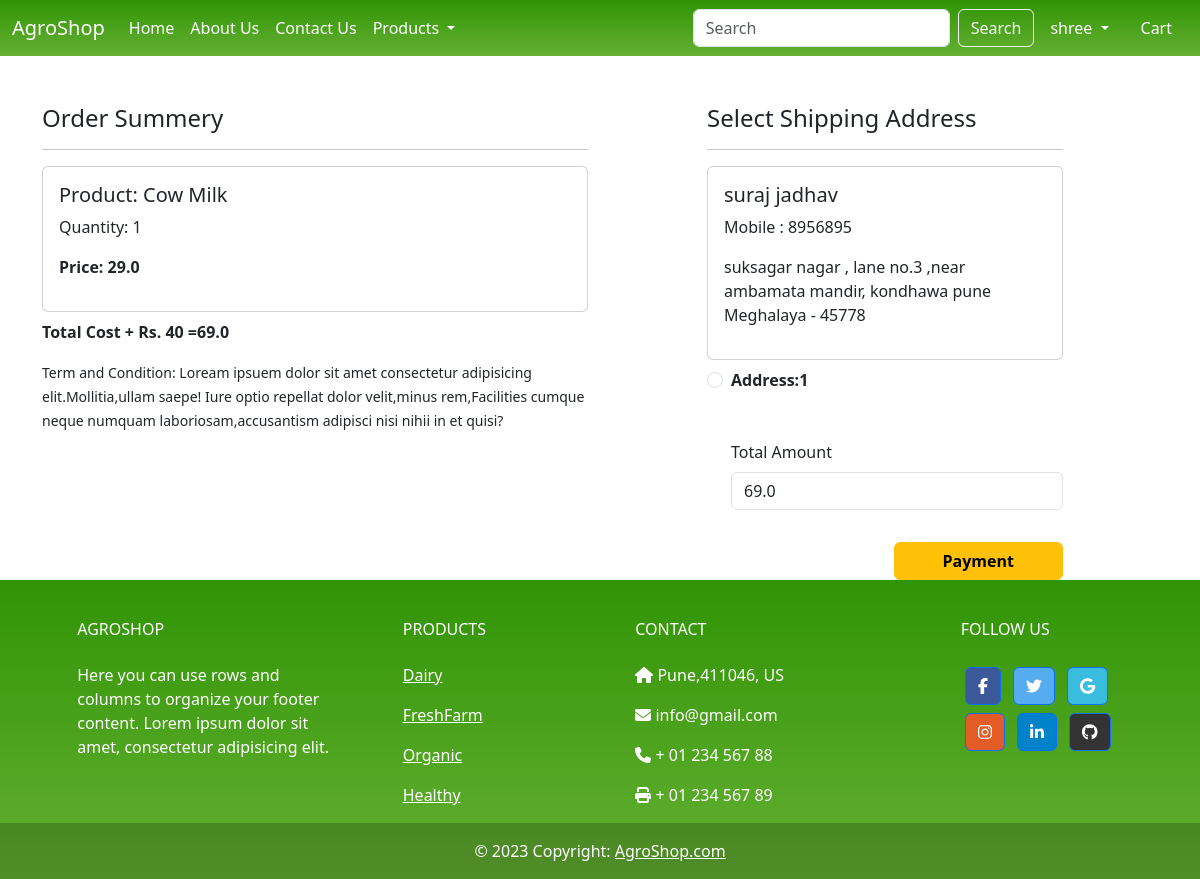
Screenshot of /checkout/ (signed in) with the database file from the repository.
### app/models.py (models this page shows, shortened)
class Cart(models.Model):
    user = models.ForeignKey(User,on_delete=models.CASCADE)
    product=models.ForeignKey(Product,on_delete=models.CASCADE)
    quantity=models.PositiveIntegerField(default=1)

class Product(models.Model):
    title = models.CharField(max_length=100)
    selling_price = models.FloatField()
    discounted_price = models.FloatField()
    description = models.TextField(default='')
    composition = models.TextField(default='')
    prodapp = models.TextField(default='')
    category = models.CharField(choices=CATEGORY_CHOICES, max_length=2)
    product_image = models.ImageField(upload_to='product')

class Customer(models.Model):
    user = models.ForeignKey(User,on_delete=models.CASCADE)
    name = models.CharField(max_length=200)
    locality = models.CharField(max_length=200)
    city = models.CharField(max_length=50)
    mobile = models.IntegerField(default=0)
    zipcode = models.IntegerField()
    state  = models.CharField(choices=STATE_CHOICES, max_length=100)

### app/views.py (the view, shortened to what this page needs)
# urls.py: path('checkout/',views.checkout.as_view(),name='checkout'),
@method_decorator(login_required,name='dispatch')
class checkout(views.View):
    def get(self, request):
        user = request.user
        add = Customer.objects.filter(user=user)
        cart_items = Cart.objects.filter(user=user)
        famount = 0
        for p in cart_items:
            value = p.quantity * p.product.discounted_price
            famount = famount + value
        totalamount = famount + 40
        razoramount = int(totalamount * 100)
        client = razorpay.Client(auth=(settings.RAZOR_KEY_ID,settings.RAZOR_KEY_SECRET))
        data ={"amount":razoramount,"currency":"INR","receipt":"order_rcptid_12"}
        payment_response = client.order.create(data=data)
        print(payment_response)
        order_id = payment_response['id']
        order_status = payment_response['status']
        return render(request,'app/checkout.html',locals())

### app/templates/app/checkout.html (shortened to what this page needs)
{% extends 'app/base.html' %}
{% load static %}
{% block main-content %}
<div class="container">
 <div class="row mt-5">
   <div class="col-sm-6">
     <h4>Order Summery</h4>
     <hr>
     {% for item in cart_items %}
       <div class="card mb-2">
        <div class="card-body">
            <h5>Product: {{item.product.title}}</h5>
            <p>Quantity: {{item.quantity}}</p>
            <p class="fw-bold">Price: {{item.product.discounted_price}}</p>
        </div>
    </div>
    {% endfor %}
    <p class="fw-bold">Total Cost + Rs. 40 ={{totalamount}}</p>
    <small>Term and Condition: Loream ipsuem dolor sit amet consectetur adipisicing elit.Mollitia,ullam saepe! Iure optio repellat dolor velit,minus rem,Facilities cumque neque numquam laboriosam,accusantism adipisci nisi nihii in et quisi?</small>
</div>
<div class="col-sm-4 offset-sm-1">
    <h4>Select Shipping Address</h4>
    <hr>
    <form method="post" id="myform">
        {% for ad in add %}
        <div class="card">
            <div class="card-body">
                <h5>{{ad.name}}</h5>
                <p>Mobile  : {{ad.mobile}}</p>
                <p>{{ad.locality}} {{ad.city}} {{ad.state}} - {{ad.zipcode}}</p>
            </div>
        </div>
        <div class="form-check mt-2 mb-5">
            <input class="form-check-input" type="radio" name="custid" id="custadd{{forloop.counter}}" value="{{ad.id}}">
            <label class="form-check-label fw-bold" for="custadd{{forloop.counter}}">
                Address:{{forloop.counter}}</label>
        </div>
        {% endfor %}
         <div class="form-check mb-3">
            <label for="totalamount" class="form-label">Total Amount</label>
            <input type="number" class="form-control" name="totalamount" value={{totalamount}} readonly>
         </div>
         <div class="text-end">
            <button id="rzp-button1" type="submit" class="btn btn-warning mt-3 px-5 fw-bold">Payment</button>
           </div>
        </form>
      </div>
   </div>
</div>
{% endblock main-content %}

### app/templates/app/base.html (shortened to what this page needs)
<!DOCTYPE html>
{% load static %}
<html lang="en">
<head>
    <link href="https://cdn.jsdelivr.net/npm/bootstrap@5.3.0-alpha1/dist/css/bootstrap.min.css" rel="stylesheet">
    <link rel="stylesheet" href="{% static 'app/css/owl.carousel.min.css' %}">
    <link rel="stylesheet" href="{% static 'app/css/all.min.css' %}">
    <link rel="stylesheet" href="{% static 'app/css/style.css' %}">
</head>
<body>
    <nav class="navbar navbar-expand-lg navbar-dark bkgn">
        <div class="container-fluid">
          <a class="navbar-brand" href="#">AgroShop</a>
          <div class="collapse navbar-collapse" id="navbarSupportedContent">
            <ul class="navbar-nav me-auto mb-2 mb-lg-0">
              {% if request.user.is_authenticated %}
              <li class="nav-item">
                <a class="nav-link active" aria-current="page" href="/">Home</a>
              </li>
              <li class="nav-item">
                <a class="nav-link text-white" href="{% url 'about' %}">About Us</a>
              </li>
              <li class="nav-item">
                <a class="nav-link text-white" href="{% url 'contact' %}">Contact Us</a>
              </li>
              <li class="nav-item dropdown">
                <a class="nav-link text-white dropdown-toggle" href="#" id="navbarDropdown" role="button" data-bs-toggle="dropdown" aria-expanded="false">
                 Products
                </a>
              </li>
            </ul>
            <form class="d-flex" action="/search">
              <input class="form-control me-2" type="search" placeholder="Search" name="search" aria-label="Search">
              <button class="btn btn-outline-light" type="submit">Search</button>
            </form>
          <ul class="navbar-nav mb-2 mb-lg-0">
            <li class="nav-item dropdown mx-2">
                <a class="nav-link dropdown-toggle text-white" href="#" id="profileDropdown" role="button" data-bs-toggle="dropdown" aria-expanded="false">
                  {{request.user}}
                </a>
            </li>
            <li class="nav-item  mx-2">
              <a class="nav-link text-white" href="{% url 'showcart' %}">Cart</a>
            </li>
          </div>
            {% endif %}
        </div>
      </nav>
{% block main-content %}{% endblock main-content %}
<div >
  <footer
          class="text-center text-lg-start bkgn text-white"
          style="background-color: #929fba"
          >
    <div class="container p-4 pb-0">
      <section class="">
        <div class="row">
          <div class="col-md-3 col-lg-3 col-xl-3 mx-auto mt-3">
            <h6 class="text-uppercase mb-4 font-weight-bold">
              AgroShop
            </h6>
            <p>
              Here you can use rows and columns to organize your footer
              content. Lorem ipsum dolor sit amet, consectetur adipisicing
              elit.
            </p>
          </div>
          <div class="col-md-2 col-lg-2 col-xl-2 mx-auto mt-3">
            <h6 class="text-uppercase mb-4 font-weight-bold">Products</h6>
            <p>
              <a class="text-white">Dairy</a>
            </p>
            <p>
              <a class="text-white">FreshFarm</a>
            </p>
            <p>
              <a class="text-white">Organic</a>
            </p>
            <p>
              <a class="text-white">Healthy</a>
            </p>
          </div>
          <div class="col-md-4 col-lg-3 col-xl-3 mx-auto mt-3">
            <h6 class="text-uppercase mb-4 font-weight-bold">Contact</h6>
            <p><i class="fas fa-home mr-3"></i> Pune,411046, US</p>
            <p><i class="fas fa-envelope mr-3"></i> info@gmail.com</p>
            <p><i class="fas fa-phone mr-3"></i> + 01 234 567 88</p>
            <p><i class="fas fa-print mr-3"></i> + 01 234 567 89</p>
          </div>
          <div class="col-md-3 col-lg-2 col-xl-2 mx-auto mt-3">
            <h6 class="text-uppercase mb-4 font-weight-bold">Follow us</h6>
            <a
               class="btn btn-primary btn-floating m-1"
               style="background-color: #3b5998"
               href="#!"
               role="button"
               ><i class="fab fa-facebook-f"></i
              ></a>
            <a
               class="btn btn-primary btn-floating m-1"
               style="background-color: #55acee"
               href="#!"
               role="button"
               ><i class="fab fa-twitter"></i
              ></a>
            <a
               class="btn btn-primary btn-floating m-1"
               style="background-color: #39bcdd"
               href="#!"
               role="button"
               ><i class="fab fa-google"></i
              ></a>
            <a
               class="btn btn-primary btn-floating m-1"
               style="background-color: #e35b26"
               href="#!"
               role="button"
               ><i class="fab fa-instagram"></i
              ></a>
            <a
               class="btn btn-primary btn-floating m-1"
               style="background-color: #0082ca"
               href="#!"
               role="button"
               ><i class="fab fa-linkedin-in"></i
              ></a>
            <a
               class="btn btn-primary btn-floating m-1"
               style="background-color: #333333"
               href="#!"
               role="button"
               ><i class="fab fa-github"></i
              ></a>
          </div>
        </div>
      </section>
    </div>
    <div
         class="text-center p-3"
         style="background-color: rgba(0, 0, 0, 0.2)"
         >
      © 2023 Copyright:
      <a class="text-white" href="https://mdbootstrap.com/"
         >AgroShop.com</a
        >
    </div>
  </footer>
</div>
</body>
</html>

### app/static/app/css/style.css (style rules this page uses)
.bkgn { background-color:#fff;background-image:linear-gradient(#309405,#65b033); }

### rows the page displays
Cart: product "Cow Milk", quantity "1", product.discounted_price "29.0"
Customer: name "suraj jadhav", mobile "8956895", locality "suksagar nagar , lane no.3 ,near ambamata mandir, kondhawa", city "pune", state "Meghalaya", zipcode "45778"

### other values shown
{{ request.user }} "shree"
{{ totalamount }} "69.0"
